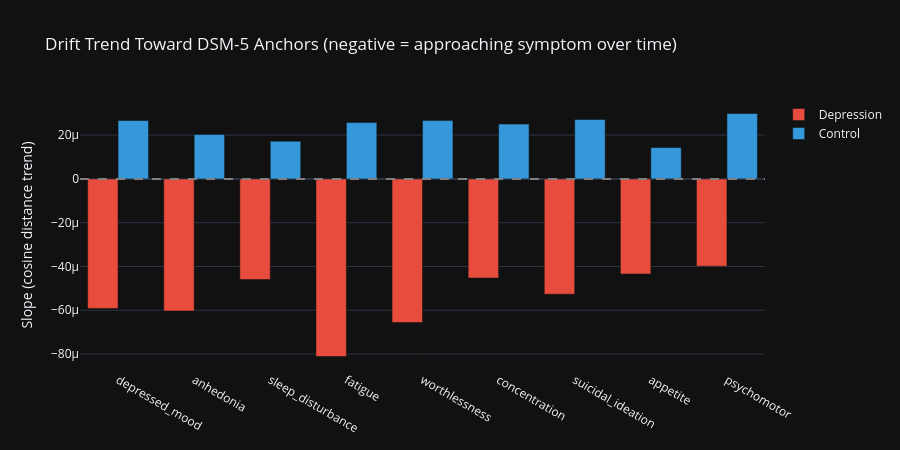

The code cell stored with this chart in its notebook:
### Code cell
# Anchor drift trends: who is APPROACHING symptoms over time?
trend_cols = [f'{name}_trend' for name in anchor_names_list]

dep_trends = df_feats.loc[y == 1, trend_cols].mean()
ctl_trends = df_feats.loc[y == 0, trend_cols].mean()

fig = go.Figure()
fig.add_trace(go.Bar(x=anchor_names_list, y=dep_trends.values, name='Depression', marker_color=C_DEP))
fig.add_trace(go.Bar(x=anchor_names_list, y=ctl_trends.values, name='Control', marker_color=C_CTL))
fig.add_hline(y=0, line_dash='dash', line_color='gray')
fig.update_layout(
    title='Drift Trend Toward DSM-5 Anchors (negative = approaching symptom over time)',
    yaxis_title='Slope (cosine distance trend)', barmode='group',
    width=900, height=450, template='plotly_dark',
)
fig.show()

### Figure 1 — Plotly figure (JSON) as saved in the notebook; plotly's stock layout.template omitted (floating-point values rounded to 4 significant figures)
{"data": [{"marker": {"color": "#e74c3c"}, "name": "Depression", "type": "bar", "x": ["depressed_mood", "anhedonia", "sleep_disturbance", "fatigue", "worthlessness", "concentration", "suicidal_ideation", "appetite", "psychomotor"], "y": [-5.918e-05, -6.032e-05, -4.594e-05, -8.111e-05, -6.56e-05, -4.528e-05, -5.265e-05, -4.343e-05, -3.983e-05]}, {"marker": {"color": "#3498db"}, "name": "Control", "type": "bar", "x": ["depressed_mood", "anhedonia", "sleep_disturbance", "fatigue", "worthlessness", "concentration", "suicidal_ideation", "appetite", "psychomotor"], "y": [2.667e-05, 2.028e-05, 1.722e-05, 2.573e-05, 2.674e-05, 2.503e-05, 2.713e-05, 1.432e-05, 2.988e-05]}], "layout": {"barmode": "group", "height": 450, "shapes": [{"line": {"color": "gray", "dash": "dash"}, "type": "line", "x0": 0, "x1": 1, "xref": "x domain", "y0": 0, "y1": 0, "yref": "y"}], "title": {"text": "Drift Trend Toward DSM-5 Anchors (negative = approaching symptom over time)"}, "width": 900, "yaxis": {"title": {"text": "Slope (cosine distance trend)"}}}}
